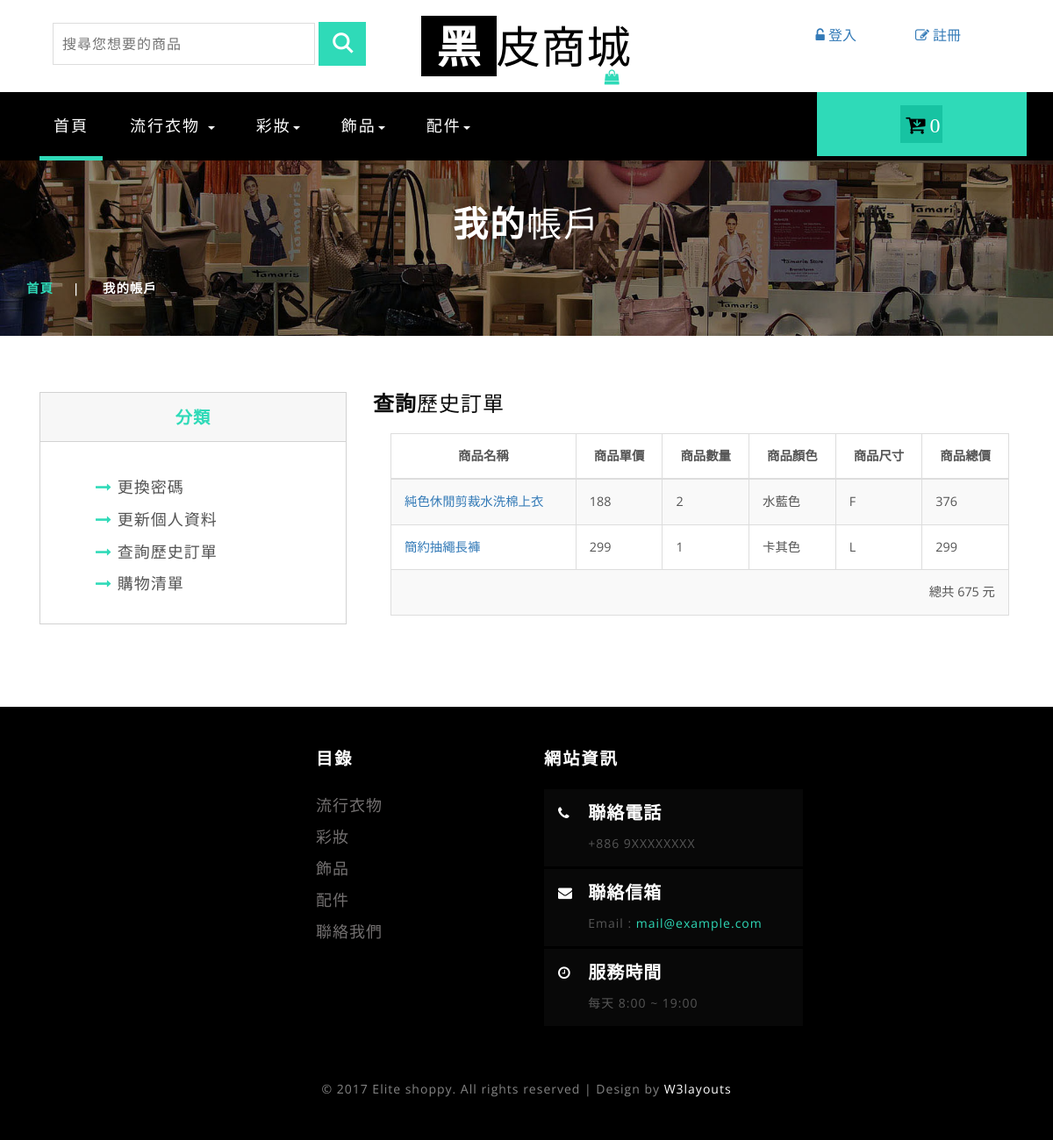
The app's page /member_order.php?no=180616245 with its own data.
### tables this page shows
CREATE TABLE `order_gd` (
  `no` varchar(10) NOT NULL,
  `gd_no` int(11) NOT NULL,
  `gd_amount` int(11) NOT NULL,
  `gd_color` varchar(4) NOT NULL,
  `gd_size` varchar(3) NOT NULL
);

CREATE TABLE `commodity` (
  `no` int(11) NOT NULL,
  `name` text NOT NULL,
  `price` int(11) NOT NULL,
  `information` text NOT NULL,
  `amount` int(11) NOT NULL,
  `category` int(11) NOT NULL,
  `up_time` int(20) NOT NULL
);

### member_order.php (the view, shortened to what this page needs)
<!DOCTYPE html>
<html>
<head>
<link href="css/bootstrap.css" rel="stylesheet" type="text/css" media="all" />
<link rel="stylesheet" type="text/css" href="css/jquery-ui.css">
<link href="css/style.css" rel="stylesheet" type="text/css" media="all" />
<link href="css/font-awesome.css" rel="stylesheet">
</head>
<body>
<?php
if(isset($_SESSION['username']))
{
	$tel = $_SESSION['telephone'];
	$email = $_SESSION['email'];
	include 'header2.php';
}
else
	include 'header.php';
?>
<div class="page-head_agile_info_w3l">
		<div class="container">
			<h3> 我的<span>帳戶  </span></h3>
				 <div class="services-breadcrumb">
						<div class="agile_inner_breadcrumb">
						   <ul class="w3_short">
								<li><a href="index.php">首頁</a><i>|</i></li>
								<li>我的帳戶</li>
							</ul>
						 </div>
				</div>
	</div>
</div>
	<div class="banner-bootom-w3-agileits">
	<div class="container">
		<div class="col-md-4 products-left">
			<div class="css-treeview member_group">
				<h4>分類</h4>
				<ul class="tree-list-pad">
					<li><a href="member_pwd.php"><i class="fa fa-long-arrow-right" aria-hidden="true"></i> 更換密碼</a>
					</li>
					<li><a href="member_profile.php"><i class="fa fa-long-arrow-right" aria-hidden="true"></i> 更新個人資料</a>
					</li>
					<li><a href="member_order.php"><i class="fa fa-long-arrow-right" aria-hidden="true"></i> 查詢歷史訂單</a>
					</li>
					<li><a href='cart.php'><i class="fa fa-long-arrow-right" aria-hidden="true"></i> 購物清單</a>
					</li>
				</ul>
			</div>
		</div>
		<div class="col-md-8 products-right">
			<h5 id="member_banner">查詢<span>歷史訂單</span></h5>
			<div class="member_update">
				<?php if(!isset($_GET['no'])){?>
				<table class="table table-striped table-bordered">
					<thead>
						<tr>
								<th class="text-center">訂單編號</th>
								<th class="text-center">寄送地址</th>
								<th class="text-center">是否送出</th>
						</tr>
					</thead>
					<tbody>
						<?php
							$arr_sent = array('0' => '未送', '1'=>'已送');
							$link = mysqli_connect("localhost", "root", "root123456", "group_06")
							or die("無法開啟MySQL資料庫連結!<br>");
							mysqli_query($link, 'SET CHARACTER SET utf8');
							mysqli_query($link, "SET collation_connection = 'utf8_unicode_ci'");
							$sql = "select * from order_user where username='".$_SESSION['username']."'";
							$result = mysqli_query($link, $sql);
							while($row = mysqli_fetch_assoc($result)){
										echo "<tr><td><a href=\"member_order.php?no=".$row['no']."\">".$row['no']."</a></td><td>".$row['addr']."</td><td>".$arr_sent[$row['sent']]."</td></tr>";
							}
						?>
					</tbody>
				</table><?php } else {?>
					<table class="table table-striped table-bordered">
						<thead>
							<tr>
									<th class="text-center">商品名稱</th>
									<th class="text-center">商品單價</th>
									<th class="text-center">商品數量</th>
									<th class="text-center">商品顏色</th>
									<th class="text-center">商品尺寸</th>
									<th class="text-center">商品總價</th>
							</tr>
						</thead>
						<tbody>
							<?php
								$link = mysqli_connect("localhost", "root", "root123456", "group_06")
								or die("無法開啟MySQL資料庫連結!<br>");
								mysqli_query($link, 'SET CHARACTER SET utf8');
								mysqli_query($link, "SET collation_connection = 'utf8_unicode_ci'");
								$total = 0;
								$sql = "select * from order_gd where no ='".$_GET['no']."'";
								$result = mysqli_query($link, $sql);
								while($row = mysqli_fetch_assoc($result)){
											$sql = "select * from commodity where no ='".$row['gd_no']."'";
											$result1 = mysqli_query($link, $sql);
											$row_gd = mysqli_fetch_assoc($result1);
											echo "<tr><td><a href=\"single.php?commodity=".$row['gd_no']."\">".$row_gd['name']."</a></td><td>".$row_gd['price']."</td><td>".
											$row['gd_amount']."</td><td>".$row['gd_color']."</td><td>".$row['gd_size'].
											"</td><td>".$row_gd['price']*$row['gd_amount']."</td></tr>";
											$total += $row_gd['price']*$row['gd_amount'];
								}
								echo "<tr><td colspan='6' align='right'>總共 $total 元</td></tr>";
							?>
						</tbody>
					</table><?php }?>
			</div>
	</div>
</div>
</div>
<?php
		include "footer.php";
?>
</body>
</html>

### member_order.php (style rules this page uses)
.member_update { padding: 20px; }

### records on screen
order_gd: commodity.name "純色休閒剪裁水洗棉上衣", commodity.price "188", gd_amount "2", gd_color "水藍色", gd_size "F", $row_gd['price']*$row['gd_amount'] "376"
order_gd: commodity.name "簡約抽繩長褲", commodity.price "299", gd_amount "1", gd_color "卡其色", gd_size "L"

### other values on screen
$total "675"
